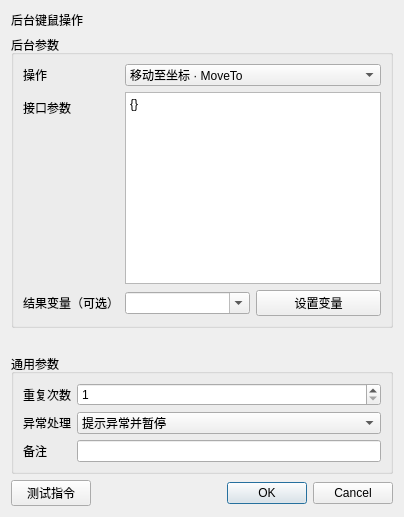
<?xml version="1.0" encoding="UTF-8"?><ui version="4.0"><class>InstructionEditor</class><widget class="QDialog" name="InstructionEditor"><layout class="QVBoxLayout" name="rootLayout"><item><widget class="QLabel" name="titleLabel"><property name="text"><string>后台键鼠操作</string></property></widget></item><item><widget class="QGroupBox" name="parameterGroupBox"><property name="title"><string>后台参数</string></property><layout class="QFormLayout" name="parameterFormLayout"><item row="0" column="0"><widget class="QLabel" name="label_0"><property name="text"><string>操作</string></property></widget></item><item row="0" column="1"><widget class="QComboBox" name="parameter_0"><item><property name="text"><string>移动至坐标 · MoveTo</string></property></item><item><property name="text"><string>相对移动 · MoveR</string></property></item><item><property name="text"><string>MoveToEx</string></property></item><item><property name="text"><string>鼠标左键单击 · LeftClick</string></property></item><item><property name="text"><string>鼠标右键单击 · RightClick</string></property></item><item><property name="text"><string>鼠标中键单击 · MiddleClick</string></property></item><item><property name="text"><string>鼠标左键双击 · LeftDoubleClick</string></property></item><item><property name="text"><string>按住左键 · LeftDown</string></property></item><item><property name="text"><string>松开左键 · LeftUp</string></property></item><item><property name="text"><string>按住右键 · RightDown</string></property></item><item><property name="text"><string>松开右键 · RightUp</string></property></item><item><property name="text"><string>滚轮向上 · WheelUp</string></property></item><item><property name="text"><string>滚轮向下 · WheelDown</string></property></item><item><property name="text"><string>按住按键 · KeyDown</string></property></item><item><property name="text"><string>松开按键 · KeyUp</string></property></item><item><property name="text"><string>按一下按键 · KeyPress</string></property></item><item><property name="text"><string>KeyDownChar</string></property></item><item><property name="text"><string>KeyUpChar</string></property></item><item><property name="text"><string>KeyPressChar</string></property></item><item><property name="text"><string>KeyPressStr</string></property></item><item><property name="text"><string>发送文本 · SendString</string></property></item><item><property name="text"><string>发送文本（方式二） · SendString2</string></property></item><item><property name="text"><string>SetMouseDelay</string></property></item><item><property name="text"><string>SetKeypadDelay</string></property></item><item><property name="text"><string>按住中键 · MiddleDown</string></property></item><item><property name="text"><string>松开中键 · MiddleUp</string></property></item></widget></item><item row="1" column="0"><widget class="QLabel" name="label_1"><property name="text"><string>接口参数</string></property></widget></item><item row="1" column="1"><widget class="QPlainTextEdit" name="parameter_1"><property name="plainText"><string>{}</string></property></widget></item><item row="2" column="0"><widget class="QLabel" name="label_2"><property name="text"><string>结果变量（可选）</string></property></widget></item><item row="2" column="1"><layout class="QHBoxLayout" name="fieldLayout_2"><item><widget class="QComboBox" name="parameter_2"><property name="editable"><bool>true</bool></property></widget></item><item><widget class="QPushButton" name="auxiliary_2"><property name="text"><string>设置变量</string></property></widget></item></layout></item></layout></widget></item><item><spacer name="verticalSpacer"><property name="orientation"><enum>Qt::Vertical</enum></property><property name="sizeHint" stdset="0"><size><width>20</width><height>20</height></size></property></spacer></item>
<item><widget class="QGroupBox" name="commonGroupBox"><property name="title"><string>通用参数</string></property><layout class="QFormLayout" name="commonFormLayout">
<item row="0" column="0"><widget class="QLabel" name="repeatLabel"><property name="text"><string>重复次数</string></property></widget></item><item row="0" column="1"><widget class="QSpinBox" name="repeatSpinBox"><property name="minimum"><number>1</number></property><property name="maximum"><number>999999</number></property><property name="value"><number>1</number></property></widget></item>
<item row="1" column="0"><widget class="QLabel" name="errorPolicyLabel"><property name="text"><string>异常处理</string></property></widget></item><item row="1" column="1"><widget class="QComboBox" name="errorPolicyComboBox"><item><property name="text"><string>自动跳过</string></property></item><item><property name="text"><string>提示异常并暂停</string></property></item><item><property name="text"><string>提示异常并停止</string></property></item><property name="currentIndex"><number>1</number></property></widget></item>
<item row="2" column="0"><widget class="QLabel" name="noteLabel"><property name="text"><string>备注</string></property></widget></item><item row="2" column="1"><widget class="QLineEdit" name="noteEdit"/></item>
</layout></widget></item>
<item><layout class="QHBoxLayout" name="footerLayout"><item><widget class="QPushButton" name="testButton"><property name="text"><string>测试指令</string></property></widget></item><item><spacer name="footerSpacer"><property name="orientation"><enum>Qt::Horizontal</enum></property><property name="sizeHint" stdset="0"><size><width>40</width><height>20</height></size></property></spacer></item><item><widget class="QDialogButtonBox" name="buttonBox"><property name="standardButtons"><set>QDialogButtonBox::Cancel|QDialogButtonBox::Ok</set></property></widget></item></layout></item>
</layout></widget><resources/><connections/></ui>
